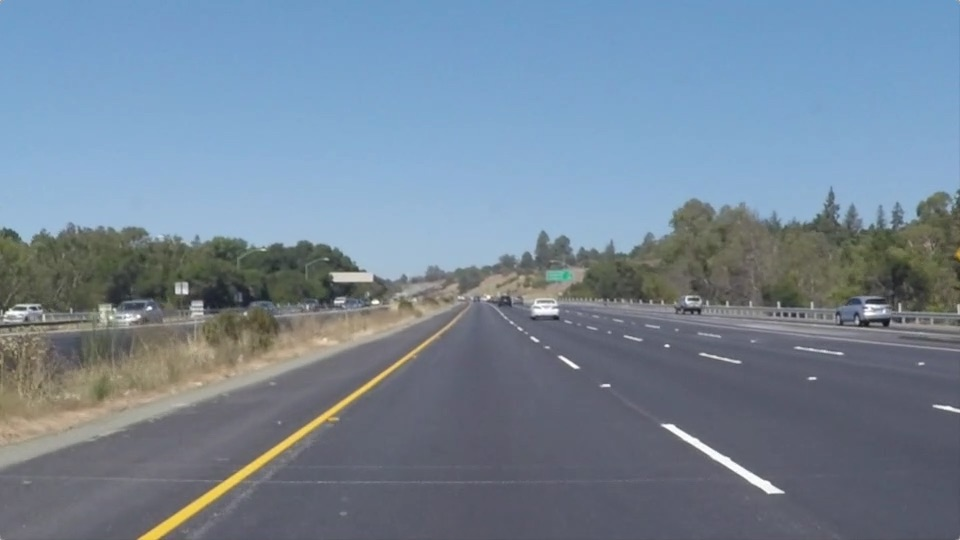
#> input picture test_images/solidYellowLeft.jpg, 960 x 540 px
$ jupyter execute --allow-errors P1.ipynb   (shell and % lines are left out)
#> lines starting #> are read from the running program, lines starting #| are printed output that depends on the picture; after the words box and inside, x2 and y2 are one past the last pixel; in counts of white or black regions, pixels touching at a corner belong together
# Self-Driving Car Engineer Nanodegree

## Project: **Finding Lane Lines on the Road**
***
In this project, you will use the tools you learned about in the lesson to identify lane lines on the road.  You can develop your pipeline on a series of individual images, and later apply the result to a video stream (really just a series of images). Check out the video clip "raw-lines-example.mp4" (also contained in this repository) to see what the output should look like after using the helper functions below.

Once you have a result that looks roughly like "raw-lines-example.mp4", you'll need to get creative and try to average and/or extrapolate the line segments you've detected to map out the full extent of the lane lines.  You can see an example of the result you're going for in the video "P1_example.mp4".  Ultimately, you would like to draw just one line for the left side of the lane, and one for the right.

In addition to implementing code, there is a brief writeup to complete. The writeup should be completed in a separate file, which can be either a markdown file or a pdf document. There is a [write up template](https://github.com/udacity/CarND-LaneLines-P1/blob/master/writeup_template.md) that can be used to guide the writing process. Completing both the code in the Ipython notebook and the writeup template will cover all of the [rubric points](https://review.udacity.com/#!/rubrics/322/view) for this project.

---
Let's have a look at our first image called 'test_images/solidWhiteRight.jpg'.  Run the 2 cells below (hit Shift-Enter or the "play" button above) to display the image.

**Note: If, at any point, you encounter frozen display windows or other confounding issues, you can always start again with a clean slate by going to the "Kernel" menu above and selecting "Restart & Clear Output".**

---

**The tools you have are color selection, region of interest selection, grayscaling, Gaussian smoothing, Canny Edge Detection and Hough Tranform line detection.  You  are also free to explore and try other techniques that were not presented in the lesson.  Your goal is piece together a pipeline to detect the line segments in the image, then average/extrapolate them and draw them onto the image for display (as below).  Once you have a working pipeline, try it out on the video stream below.**

---

<figure>

 <figcaption>
 <p></p>
 <p style="text-align: center;"> Your output should look something like this (above) after detecting line segments using the helper functions below </p>
 </figcaption>
</figure>
 <p></p>
<figure>

 <figcaption>
 <p></p>
 <p style="text-align: center;"> Your goal is to connect/average/extrapolate line segments to get output like this</p>
 </figcaption>
</figure>

**Run the cell below to import some packages.  If you get an `import error` for a package you've already installed, try changing your kernel (select the Kernel menu above --> Change Kernel).  Still have problems?  Try relaunching Jupyter Notebook from the terminal prompt.  Also, see [this forum post](https://carnd-forums.udacity.com/cq/viewquestion.action?spaceKey=CAR&id=29496372&questionTitle=finding-lanes---import-cv2-fails-even-though-python-in-the-terminal-window-has-no-problem-with-import-cv2) for more troubleshooting tips.**

## Import Packages

[cell 1]
#importing some useful packages
import matplotlib.pyplot as plt
import matplotlib.image as mpimg
import numpy as np
import cv2

## Read in an Image

[cell 2]
#reading in an image
image = mpimg.imread('test_images/solidYellowLeft.jpg')
#> image is the input picture: shape (540, 960, 3); mean R, G, B 116.5, 133.6, 150.8

#printing out some stats and plotting
print('This image is:', type(image), 'with dimesions:', image.shape)
#| This image is: <class 'numpy.ndarray'> with dimesions: (540, 960, 3)
plt.imshow(image)  # if you wanted to show a single color channel image called 'gray', for example, call as plt.imshow(gray, cmap='gray')

## Ideas for Lane Detection Pipeline

**Some OpenCV functions (beyond those introduced in the lesson) that might be useful for this project are:**

`cv2.inRange()` for color selection
`cv2.fillPoly()` for regions selection
`cv2.line()` to draw lines on an image given endpoints
`cv2.addWeighted()` to coadd / overlay two images
`cv2.cvtColor()` to grayscale or change color
`cv2.imwrite()` to output images to file
`cv2.bitwise_and()` to apply a mask to an image

**Check out the OpenCV documentation to learn about these and discover even more awesome functionality!**

## Helper Functions

Below are some helper functions to help get you started. They should look familiar from the lesson!

[cell 3]
import math

def grayscale(img):
    """Applies the Grayscale transform
    This will return an image with only one color channel
    but NOTE: to see the returned image as grayscale
    (assuming your grayscaled image is called 'gray')
    you should call plt.imshow(gray, cmap='gray')"""
    return cv2.cvtColor(img, cv2.COLOR_RGB2GRAY)
    # Or use BGR2GRAY if you read an image with cv2.imread()
    # return cv2.cvtColor(img, cv2.COLOR_BGR2GRAY)

def canny(img, low_threshold, high_threshold):
    """Applies the Canny transform"""
    return cv2.Canny(img, low_threshold, high_threshold)

def gaussian_blur(img, kernel_size):
    """Applies a Gaussian Noise kernel"""
    return cv2.GaussianBlur(img, (kernel_size, kernel_size), 0)

def region_of_interest(img, vertices):
    """
    Applies an image mask.

    Only keeps the region of the image defined by the polygon
    formed from `vertices`. The rest of the image is set to black.
    """
    #defining a blank mask to start with
    mask = np.zeros_like(img)

    #defining a 3 channel or 1 channel color to fill the mask with depending on the input image
    if len(img.shape) > 2:
        channel_count = img.shape[2]  # i.e. 3 or 4 depending on your image
        ignore_mask_color = (255,) * channel_count
    else:
        ignore_mask_color = 255

    #filling pixels inside the polygon defined by "vertices" with the fill color
    cv2.fillPoly(mask, vertices, ignore_mask_color)

    #returning the image only where mask pixels are nonzero
    masked_image = cv2.bitwise_and(img, mask)
    return masked_image


def draw_lines(img, lines, color=[255, 0, 0], thickness=5):
    """
    NOTE: this is the function you might want to use as a starting point once you want to
    average/extrapolate the line segments you detect to map out the full
    extent of the lane (going from the result shown in raw-lines-example.mp4
    to that shown in P1_example.mp4).

    Think about things like separating line segments by their
    slope ((y2-y1)/(x2-x1)) to decide which segments are part of the left
    line vs. the right line.  Then, you can average the position of each of
    the lines and extrapolate to the top and bottom of the lane.

    This function draws `lines` with `color` and `thickness`.
    Lines are drawn on the image inplace (mutates the image).
    If you want to make the lines semi-transparent, think about combining
    this function with the weighted_img() function below
    """

    imshape = img.shape
    for line in lines:
        for x1,y1,x2,y2 in line:
            slope = (y2 - y1)/(x2 - x1)
            if(np.isnan(slope)):
                cv2.line(img, (x1,y1), (x2,y2), color, thickness)
            else:
                intercept = y1 - slope*x1
                y_new_lower = int(imshape[0]-10)
                y_new_upper = int(imshape[0]/2+85)
                x_new_lower = (y_new_lower - intercept)/slope
                if(np.isnan(x_new_lower)):
                    print('log:', slope, ':', y_new_lower, x1,y1,x2,y2)
                x_new_lower = int(x_new_lower)
                x_new_upper = int((y_new_upper - intercept)/slope)
                cv2.line(img, (x_new_lower, y_new_lower), (x_new_upper, y_new_upper), color, thickness)


#     for line in lines:
#         for x1,y1,x2,y2 in line:
#             cv2.line(img, (x1, y1), (x2, y2), color, thickness)

# [10 lines left out: function hough_lines, not called in this run]

# Python 3 has support for cool math symbols.

def weighted_img(img, initial_img, α=0.8, β=1., λ=0.):
    """
    `img` is the output of the hough_lines(), An image with lines drawn on it.
    Should be a blank image (all black) with lines drawn on it.

    `initial_img` should be the image before any processing.

    The result image is computed as follows:

    initial_img * α + img * β + λ
    NOTE: initial_img and img must be the same shape!
    """
    return cv2.addWeighted(initial_img, α, img, β, λ)

## Test Images

Build your pipeline to work on the images in the directory "test_images"
**You should make sure your pipeline works well on these images before you try the videos.**

[cell 4]
import os
image_list = os.listdir("test_images/")

## Build a Lane Finding Pipeline

Build the pipeline and run your solution on all test_images. Make copies into the test_images directory, and you can use the images in your writeup report.

Try tuning the various parameters, especially the low and high Canny thresholds as well as the Hough lines parameters.

[cell 5]
# this method removes unwanted lines using slope values and finds average of lines
def process_lines(lines):
    left_lines = np.array([[0,0,0,0]])
    right_lines = np.array([[0,0,0,0]])
    for line in lines:
        for x1,y1,x2,y2 in line:
            slope = (y2-y1)/(x2-x1)
            if(slope>0.4):
                left_lines = np.insert(left_lines, 1, np.array([x1,y1,x2,y2]), axis=0)
            elif(slope < -0.5 and slope > -0.99):
                right_lines = np.insert(right_lines, 1, np.array([x1,y1,x2,y2]), axis=0)
    right_lines = np.delete(right_lines, 0, axis=0)
    left_lines = np.delete(left_lines, 0, axis=0)

    avg_right_line = np.sum(right_lines, axis=0)/len(right_lines)
    avg_right_line = avg_right_line.astype(np.int32)
    avg_left_line = np.sum(left_lines, axis=0)/len(left_lines)
    avg_left_line = avg_left_line.astype(np.int32)

    lines = [[avg_left_line], [avg_right_line]]
    return lines

# TODO: Build your pipeline that will draw lane lines on the test_images
# then save them to the test_images directory.
def find_lanes(image):
    color_select= np.copy(image)
    line_image = np.copy(image)
    gray = grayscale(image)
    blur_gray = gaussian_blur(gray, 7)
    edges = canny(blur_gray, 50, 90)

    # This time we are defining a four sided polygon to mask
    imshape = image.shape
    vertices = np.array([[(20,imshape[0]),(imshape[1]/2-20, imshape[0]/2+55), (imshape[1]/2+20, imshape[0]/2+55), (imshape[1]-20,imshape[0])]], dtype=np.int32)
    masked_edges = region_of_interest(edges, vertices)

    # Define the Hough transform parameters
    # Make a blank the same size as our image to draw on
    rho = 1
    theta = np.pi/180
    threshold = 20
    min_line_len = 40
    max_line_gap = 40
    line_img = np.zeros((imshape[0], imshape[1], 3), dtype=np.uint8)
#     line_img = hough_lines(masked_edges, rho, theta, threshold, min_line_len, max_line_gap)
    lines = cv2.HoughLinesP(masked_edges, rho, theta, threshold, np.array([]),min_line_len, max_line_gap)
    plines = process_lines(lines)
    draw_lines(line_img, plines)
    color_select = weighted_img(line_img, color_select)
    plt.imshow(color_select)
    return color_select

# plotted_img = find_lanes(image)

# loop through all images
for img in image_list:
    image =  mpimg.imread('test_images/'+img)
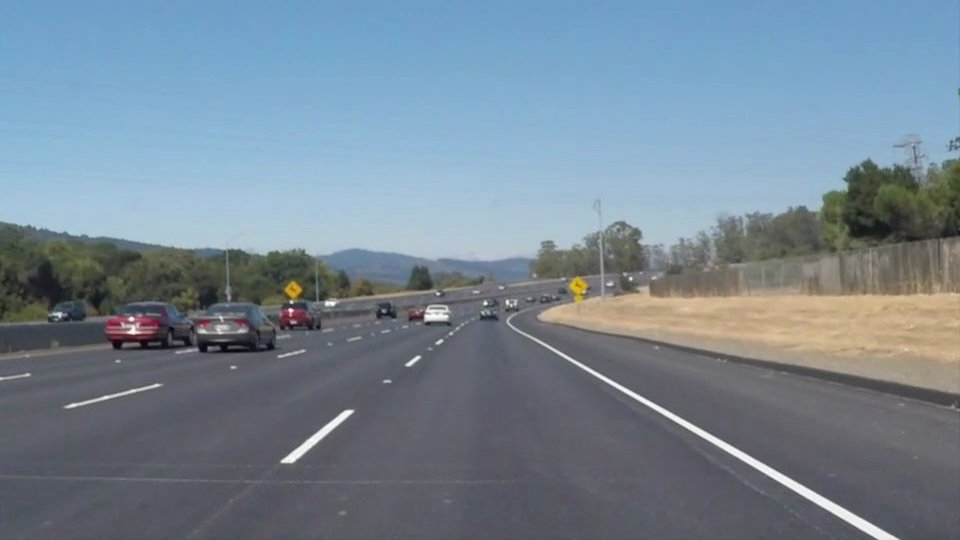
#> input picture test_images/solidWhiteCurve.jpg, 960 x 540 px
#> image is the input picture: shape (540, 960, 3); mean R, G, B 118.5, 134.5, 148.1
    plotted_img = find_lanes(image)
#> in grayscale, `return cv2.cvtColor(img, cv2.COLOR_RGB2GRAY)`:
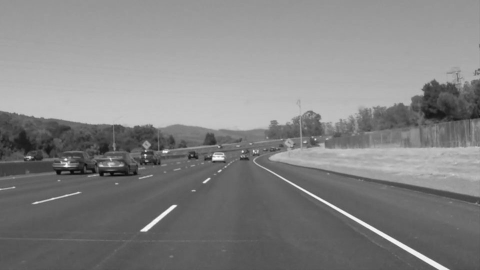
#> returned value: shape (540, 960) (shown at 1/2 size); min 5, max 255, mean 131.2
#> in canny, `return cv2.Canny(img, low_threshold, high_threshold)`:
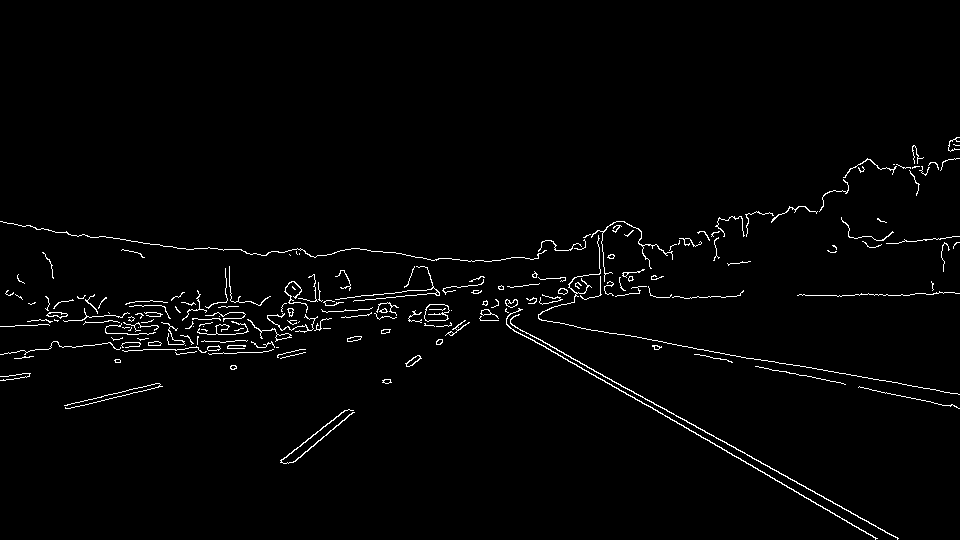
#> returned value: shape (540, 960); 1.8% white in thin lines or dots, all inside (x1, y1, x2, y2) = (0, 137, 960, 540)
#> in region_of_interest, `cv2.fillPoly(mask, vertices, ignore_mask_color)`:
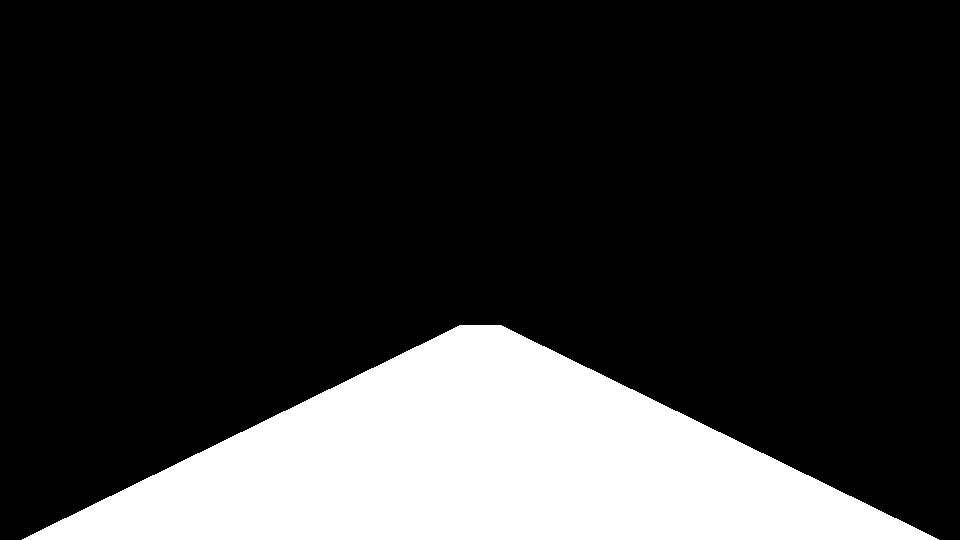
#> mask: shape (540, 960); 19.9% white; 1 white region, box (x1, y1, x2, y2) and area: (22, 325, 939, 540) 103209
#> in region_of_interest, `masked_image = cv2.bitwise_and(img, mask)`:
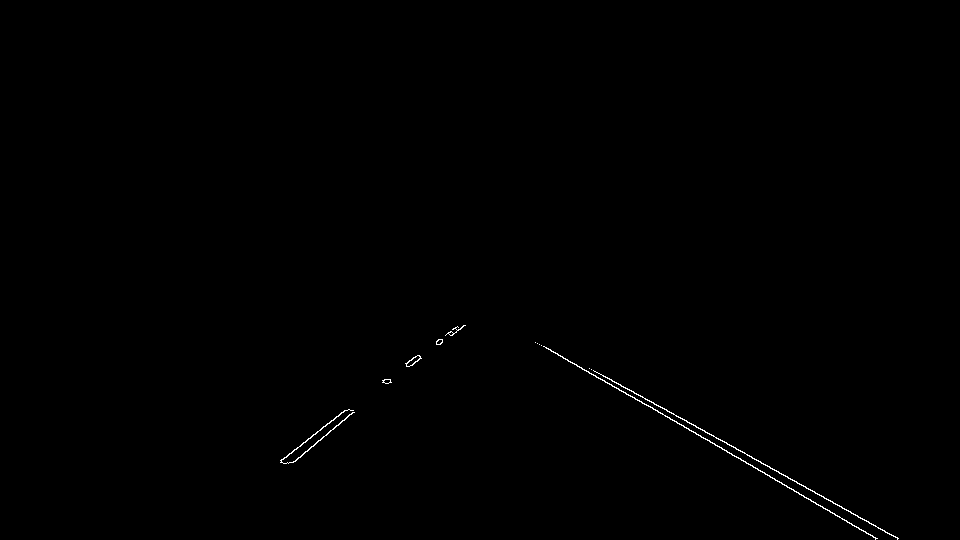
#> masked_image: shape (540, 960); 0.27% white in thin lines or dots, all inside (x1, y1, x2, y2) = (280, 325, 899, 540)
#> in find_lanes, `lines = cv2.HoughLinesP(masked_edges, rho, theta, threshold, np.array(..`: lines = [[544, 346, 877, 538], [609, 378, 898, 538], [589, 368, 897, 538], [280, 460, 384, 379], [292, 462, 439, 339], [281, 460, 415, 356], [295, 461, 457, 326], [351, 410, 464, 325], [296, 460, 337, 425]]
#> the loop in process_lines, `for line in lines:` made 9 passes
#> in find_lanes, `plines = process_lines(lines)`: plines = [[[580, 364, 890, 538]], [[299, 452, 416, 358]]]
#> the loop in draw_lines, `for line in lines:` made 2 passes
#> in weighted_img, `return cv2.addWeighted(initial_img, α, img, β, λ)`:
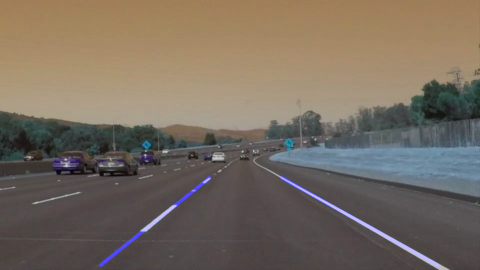
#> returned value: shape (540, 960, 3) (shown at 1/2 size); mean of channels 0, 1, 2 95.8, 107.6, 118.5; drawn as B, G, R
    mpimg.imsave('test_images_result/'+img,plotted_img)
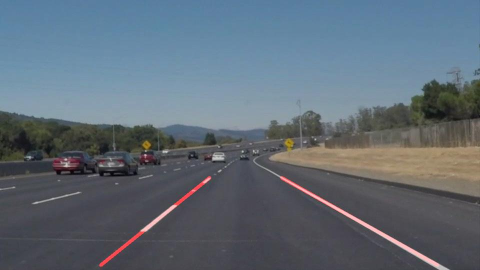
#> saved as solidWhiteCurve.jpg: shape (540, 960, 3) (shown at 1/2 size); mean R, G, B 95.9, 107.5, 118.5
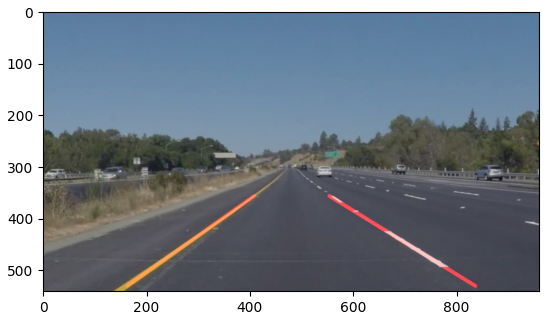
#> figure drawn by matplotlib, 1 panel

## Test on Videos

You know what's cooler than drawing lanes over images? Drawing lanes over video!

We can test our solution on two provided videos:

`solidWhiteRight.mp4`

`solidYellowLeft.mp4`

**Note: if you get an `import error` when you run the next cell, try changing your kernel (select the Kernel menu above --> Change Kernel).  Still have problems?  Try relaunching Jupyter Notebook from the terminal prompt. Also, check out [this forum post](https://carnd-forums.udacity.com/questions/22677062/answers/22677109) for more troubleshooting tips.**

**If you get an error that looks like this:**
```
NeedDownloadError: Need ffmpeg exe.
You can download it by calling:
imageio.plugins.ffmpeg.download()
```
**Follow the instructions in the error message and check out [this forum post](https://carnd-forums.udacity.com/display/CAR/questions/26218840/import-videofileclip-error) for more troubleshooting tips across operating systems.**

[cell 6]
# Import everything needed to edit/save/watch video clips
from moviepy.editor import VideoFileClip
from IPython.display import HTML

[cell 7]
# [28 lines left out: function process_image, not called in this run]

Let's try the one with the solid white lane on the right first ...

[cell 8]
white_output = 'white.mp4'
#> white_output = 'white.mp4'
#> (the rest of this cell did not finish here and is left out)
